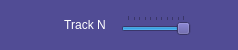
<?xml version="1.0" encoding="UTF-8"?>
<ui version="4.0">
 <class>track</class>
 <widget class="QWidget" name="track">
  <property name="geometry">
   <rect>
    <x>0</x>
    <y>0</y>
    <width>238</width>
    <height>50</height>
   </rect>
  </property>
  <property name="sizePolicy">
   <sizepolicy hsizetype="Fixed" vsizetype="Fixed">
    <horstretch>150</horstretch>
    <verstretch>0</verstretch>
   </sizepolicy>
  </property>
  <property name="minimumSize">
   <size>
    <width>150</width>
    <height>50</height>
   </size>
  </property>
  <property name="maximumSize">
   <size>
    <width>238</width>
    <height>50</height>
   </size>
  </property>
  <property name="windowTitle">
   <string>Form</string>
  </property>
  <property name="autoFillBackground">
   <bool>false</bool>
  </property>
  <property name="styleSheet">
   <string notr="true">QWidget {
	border-style: solid;
	background-color: rgb(81, 76, 149);
 	border-radius: 5px;
}
</string>
  </property>
  <layout class="QHBoxLayout" name="horizontalLayout">
   <property name="spacing">
    <number>0</number>
   </property>
   <property name="leftMargin">
    <number>0</number>
   </property>
   <property name="topMargin">
    <number>0</number>
   </property>
   <property name="rightMargin">
    <number>0</number>
   </property>
   <property name="bottomMargin">
    <number>0</number>
   </property>
   <item>
    <widget class="QWidget" name="tracks_b" native="true">
     <property name="sizePolicy">
      <sizepolicy hsizetype="Fixed" vsizetype="Fixed">
       <horstretch>0</horstretch>
       <verstretch>0</verstretch>
      </sizepolicy>
     </property>
     <layout class="QHBoxLayout" name="horizontalLayout_2">
      <item>
       <widget class="QPushButton" name="instrument">
        <property name="sizePolicy">
         <sizepolicy hsizetype="Minimum" vsizetype="Minimum">
          <horstretch>0</horstretch>
          <verstretch>0</verstretch>
         </sizepolicy>
        </property>
        <property name="minimumSize">
         <size>
          <width>40</width>
          <height>0</height>
         </size>
        </property>
        <property name="styleSheet">
         <string notr="true">:active {
	image:url(:/instruments/assets/instruments/nota.webp) 0 0 0 0;
}

:hover {
	image:url(:/instruments/assets/instruments/note.png) 0 0 0 0;
}
</string>
        </property>
        <property name="text">
         <string/>
        </property>
       </widget>
      </item>
      <item>
       <widget class="QWidget" name="widget" native="true">
        <layout class="QVBoxLayout" name="verticalLayout">
         <item>
          <widget class="QLabel" name="name">
           <property name="styleSheet">
            <string notr="true">color: rgb(255, 255, 255);</string>
           </property>
           <property name="text">
            <string>Track N</string>
           </property>
           <property name="alignment">
            <set>Qt::AlignHCenter|Qt::AlignTop</set>
           </property>
          </widget>
         </item>
        </layout>
       </widget>
      </item>
      <item>
       <widget class="QSlider" name="volume">
        <property name="maximum">
         <number>100</number>
        </property>
        <property name="sliderPosition">
         <number>100</number>
        </property>
        <property name="orientation">
         <enum>Qt::Horizontal</enum>
        </property>
        <property name="invertedAppearance">
         <bool>false</bool>
        </property>
        <property name="invertedControls">
         <bool>false</bool>
        </property>
        <property name="tickPosition">
         <enum>QSlider::TicksAbove</enum>
        </property>
       </widget>
      </item>
      <item>
       <widget class="QPushButton" name="mute">
        <property name="sizePolicy">
         <sizepolicy hsizetype="Minimum" vsizetype="Minimum">
          <horstretch>0</horstretch>
          <verstretch>0</verstretch>
         </sizepolicy>
        </property>
        <property name="toolTip">
         <string>mute/unmute</string>
        </property>
        <property name="styleSheet">
         <string notr="true">:active{
	image:url(:/botones/assets/buttons/sound.png);
}

:checked{
	image:url(:/botones/assets/buttons/mute.png);
}
</string>
        </property>
        <property name="text">
         <string/>
        </property>
        <property name="checkable">
         <bool>true</bool>
        </property>
       </widget>
      </item>
     </layout>
    </widget>
   </item>
  </layout>
 </widget>
 <resources>
  <include location="../resources/buttons.qrc"/>
 </resources>
 <connections/>
</ui>
